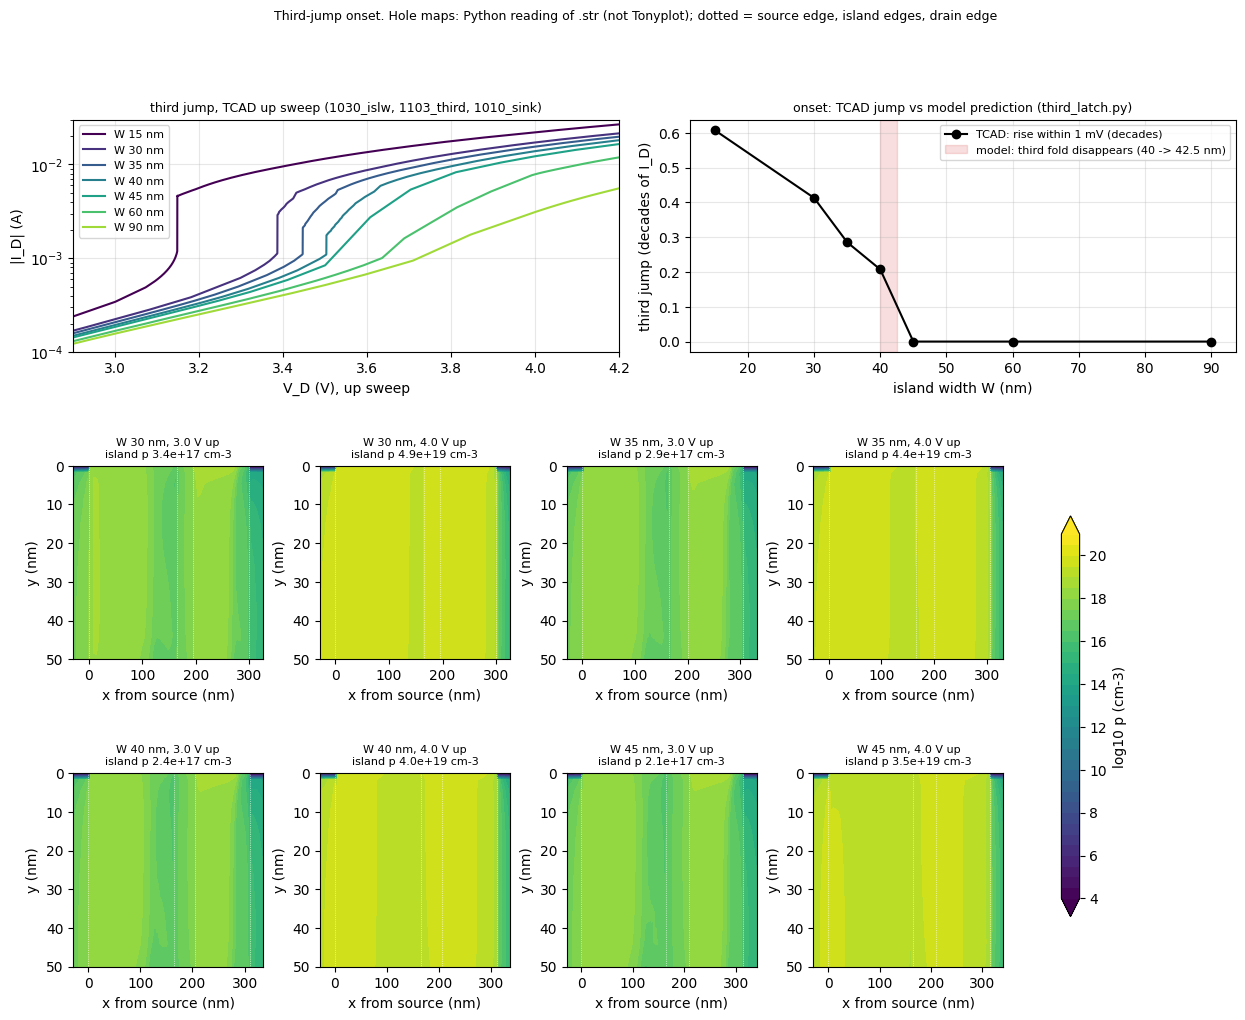

Generate this figure with Python:
#!/usr/bin/env python3
"""Onset of the third jump vs island width: TCAD (incl. 1103_third/ISLW035, ISLW040) against the model prediction
(third_latch.dat: present for W <= 40 nm, gone from 42.5 nm).
Jump = largest rise of log|I_D| within 1 mV of applied V_D above 0.1 mA on the up sweep (a fixed-bias jump).
Hole maps (.str read in Python, not Tonyplot) at 3.0 V (before) and 4.0 V up (after) for W 30, 35, 40, 45 nm.
Output: third_onset.png, third_onset.dat"""
import os, sys, numpy as np, matplotlib
matplotlib.use('Agg'); import matplotlib.pyplot as plt, matplotlib.tri as mtri
H = os.path.dirname(os.path.abspath(__file__)); R = os.path.join(H, '..')
sys.path.insert(0, os.path.join(R, '1007_ddsplit'))
from analyze_ddsplit import load_cols
from mech2_ddsplit import read_full
RUNS = [(15, '1030_islw/ISLW015'), (30, '1010_sink/NOKILL_TE8_XS60'), (35, '1103_third/ISLW035'), (40, '1103_third/ISLW040'),
        (45, '1030_islw/ISLW045'), (60, '1030_islw/ISLW060'), (90, '1030_islw/ISLW090')]
pred = {float(l.split()[0]): l.split()[1] for l in open(os.path.join(H, 'third_latch.dat')) if l[:1].isdigit() or l[:2].strip().replace('.', '').isdigit()}
rows, fig = [], plt.figure(figsize=(15, 11)); gs = fig.add_gridspec(3, 4, height_ratios=[1.2, 1, 1], hspace=0.55, wspace=0.3)
a = fig.add_subplot(gs[0, :2]); cm = plt.get_cmap('viridis')
for n, (w, b) in enumerate(RUNS):
    M, v, Id, Is, It, Vt = load_cols(os.path.join(R, b + '.log_tr.log')); k = int(np.argmax(v)); x, I = v[:k + 1], np.abs(Id[:k + 1])
    m = (x > 2.9) & (x < 4.2) & (I > 1e-4); xs, l = x[m], np.log10(I[m]); best, at = 0.0, np.nan
    for i in range(len(xs)):
        j = np.where((xs >= xs[i]) & (xs <= xs[i] + 0.001))[0]; d = l[j].max() - l[i]
        if d > best: best, at = d, xs[i]
    rows.append((w, best, at if best > 0.05 else np.nan, pred.get(float(w), '?')))
    a.semilogy(x, I, color=cm(n / len(RUNS)), label=f'W {w} nm')
a.set_xlim(2.9, 4.2); a.set_ylim(1e-4, 3e-2); a.set_xlabel('V_D (V), up sweep'); a.set_ylabel('|I_D| (A)'); a.legend(fontsize=8); a.grid(alpha=.3)
a.set_title('third jump, TCAD up sweep (1030_islw, 1103_third, 1010_sink)', fontsize=9)
a = fig.add_subplot(gs[0, 2:])
W = [r[0] for r in rows]; a.plot(W, [r[1] for r in rows], 'ko-', label='TCAD: rise within 1 mV (decades)')
a.axvspan(40, 42.5, color='tab:red', alpha=.15, label='model: third fold disappears (40 -> 42.5 nm)')
a.set_xlabel('island width W (nm)'); a.set_ylabel('third jump (decades of I_D)'); a.grid(alpha=.3); a.legend(fontsize=8)
a.set_title('onset: TCAD jump vs model prediction (third_latch.py)', fontsize=9)
for r_, (w, b) in enumerate([(30, '1010_sink/NOKILL_TE8_XS60'), (35, '1103_third/ISLW035'), (40, '1103_third/ISLW040'), (45, '1030_islw/ISLW045')]):
    for c_, (k, lab) in enumerate([(4, '3.0 V up'), (6, '4.0 V up')]):
        ax = fig.add_subplot(gs[1 + r_ // 2, (r_ % 2) * 2 + c_]); cen, area, f, nodes, ix = read_full(os.path.join(R, f'{b}_T_tr_{k}')); wu = w / 1000
        mm = (nodes[:, 1] <= 0.0501) & (nodes[:, 0] > 0.47) & (nodes[:, 0] < 0.80 + wu); nd = nodes[mm]
        z = np.log10(np.maximum(nd[:, 2 + ix['107']], 1))
        cs = ax.tricontourf(mtri.Triangulation((nd[:, 0] - 0.5) * 1e3, nd[:, 1] * 1e3), z, levels=np.linspace(4, 21, 35), cmap='viridis', extend='both')
        for xv in (0, 165, 165 + w, 270 + w): ax.axvline(xv, color='w', lw=.5, ls=':')
        isl = (nodes[:, 0] > 0.666) & (nodes[:, 0] < 0.664 + wu) & (nodes[:, 1] <= 0.05)
        ax.set_ylim(50, 0); ax.set_title(f'W {w} nm, {lab}\nisland p {np.mean(nodes[isl, 2 + ix["107"]]):.1e} cm-3', fontsize=8)
        ax.set_xlabel('x from source (nm)'); ax.set_ylabel('y (nm)')
fig.colorbar(cs, ax=fig.axes[2:], label='log10 p (cm-3)', shrink=.8)
fig.suptitle('Third-jump onset. Hole maps: Python reading of .str (not Tonyplot); dotted = source edge, island edges, drain edge', fontsize=9)
fig.savefig(os.path.join(H, 'third_onset.png'), dpi=100, bbox_inches='tight')
txt = ['# W_nm  TCAD third jump (dec, within 1 mV)  at V_D  model fold V_D (third_latch.dat)'] + ['%3d  %.2f  %s  %s' % (w, j, '%.3f' % a_ if np.isfinite(a_) else '-', p) for w, j, a_, p in rows]
open(os.path.join(H, 'third_onset.dat'), 'w').write('\n'.join(txt) + '\n'); print('\n'.join(txt))
